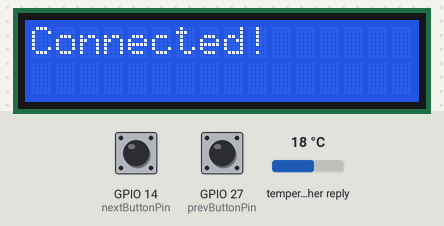
Bench run of a program on a simulated ESP32. On the bench: 16×2 character LCD. Inputs (shaded band) come from the test bench; at power-on: GPIO 14 (nextButtonPin) HIGH, GPIO 27 (prevButtonPin) HIGH, temperature in the weather reply 18 °C. WiFi joins after 1.5 s; servers stay silent unless stated; web services answer with replies made up by the test bench; what the program prints to the serial monitor is not drawn.

Above: at 2.1 s.
At 4.5 s:
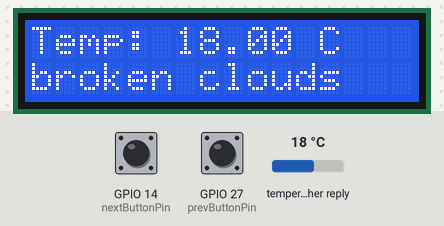
4.6 s: GPIO 14 (nextButtonPin) pulled LOW for 1 s
At 4.82 s:
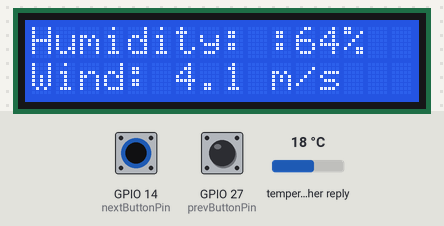
7.1 s: GPIO 27 (prevButtonPin) pulled LOW for 3.2 s
At 7.36 s:
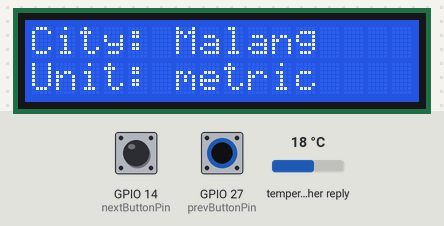
11.8 s: GPIO 27 (prevButtonPin) pulled LOW for 0.15 s
13.4 s: GPIO 14 (nextButtonPin) pulled LOW for 0.15 s
At 14.9 s:
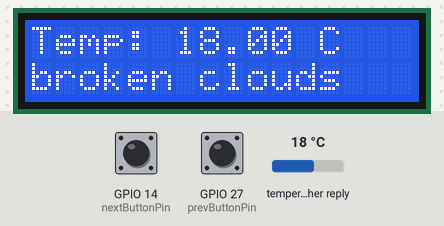
Timing chart, 0 to 16.0 s (numbered marks = the images above; inputs shaded):
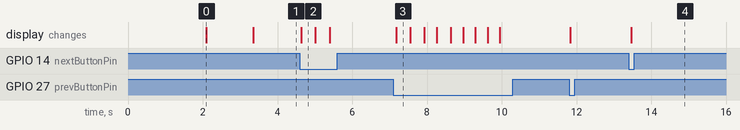

Measured:
- after the input at 4.6 s, the display: changes at once (image 2)
- after the input at 7.1 s, the display: changes after 0.07 s (image 3)
- after the input at 13.4 s, the display: changes after 0.06 s (image 4)
- what the display in image 0 shows lasts 1.3 s, from 2.1 s to 3.4 s

The program:

main.cpp
```cpp
#include <Wire.h>
#include <LiquidCrystal_I2C.h>
#include <WiFi.h>
#include <HTTPClient.h>

//BUKA YANG NAMANYA OPEN WEATHER API  https://openweathermap.org/

const char* ssid = "Wokwi-GUEST";
const char* password = "";
String apiKey = "4ab694cd206f1084e10b52d10dd52e55"; //GANTI DISINIIIIIIIIII
String city = "Malang";
String units = "metric";

LiquidCrystal_I2C lcd(0x27, 16, 2);
const int nextButtonPin = 14;
const int prevButtonPin = 27;

int page = 0;
const int maxPage = 2;

unsigned long lastButtonPress = 0;
unsigned long lastUpdate = 0;
String temp = "";
String desc = "";
String humidity = "";
String wind = "";

void fetchWeather() {
  String server = "http://api.openweathermap.org/data/2.5/weather?q=" + city + "&units=" + units + "&appid=" + apiKey;
  HTTPClient http;
  http.begin(server);
  int httpCode = http.GET();

  if (httpCode > 0) {
    String payload = http.getString();
    Serial.println(payload);

    int tempIndex = payload.indexOf("temp");
    temp = payload.substring(tempIndex + 6, payload.indexOf(",", tempIndex));

    int descIndex = payload.indexOf("description");
    desc = payload.substring(descIndex + 14, payload.indexOf("\"", descIndex + 14));

    int humIndex = payload.indexOf("humidity");
    humidity = payload.substring(humIndex + 9, payload.indexOf(",", humIndex));

    int windIndex = payload.indexOf("speed");
    wind = payload.substring(windIndex + 7, payload.indexOf(",", windIndex));
  } else {
    Serial.println("Error on HTTP request");
  }

  http.end();
}

void displayPage() {
  lcd.clear();
  switch (page) {
    case 0:
      lcd.setCursor(0, 0);
      lcd.print("Temp: " + temp + " C");
      lcd.setCursor(0, 1);
      lcd.print(desc);
      break;
    case 1:
      lcd.setCursor(0, 0);
      lcd.print("Humidity: " + humidity + "%");
      lcd.setCursor(0, 1);
      lcd.print("Wind: " + wind + " m/s");
      break;
    case 2:
      lcd.setCursor(0, 0);
      lcd.print("City:");
      lcd.setCursor(6, 0);
      lcd.print(city);
      lcd.setCursor(0, 1);
      lcd.print("Unit: " + units);
      break;
  }
}

void setup() {
  Serial.begin(115200);
  lcd.init();
  lcd.backlight();
  pinMode(nextButtonPin, INPUT_PULLUP);
  pinMode(prevButtonPin, INPUT_PULLUP);

  WiFi.begin(ssid, password);
  lcd.setCursor(0, 0);
  lcd.print("Connecting...");
  while (WiFi.status() != WL_CONNECTED) {
    delay(1000);
    Serial.println("Connecting...");
  }

  lcd.clear();
  lcd.setCursor(0, 0);
  lcd.print("Connected!");
  delay(1000);

  fetchWeather();
  displayPage();
}

void loop() {
  // Refresh data setiap 60 detik
  if (millis() - lastUpdate > 60000) {
    fetchWeather();
    displayPage();
    lastUpdate = millis();
  }

  if (digitalRead(nextButtonPin) == LOW && millis() - lastButtonPress > 300) {
    page = (page + 1) % (maxPage + 1);
    displayPage();
    lastButtonPress = millis();
  }

  if (digitalRead(prevButtonPin) == LOW && millis() - lastButtonPress > 300) {
    page = (page - 1 + (maxPage + 1)) % (maxPage + 1);
    displayPage();
    lastButtonPress = millis();
  }

  delay(50);
}
```
